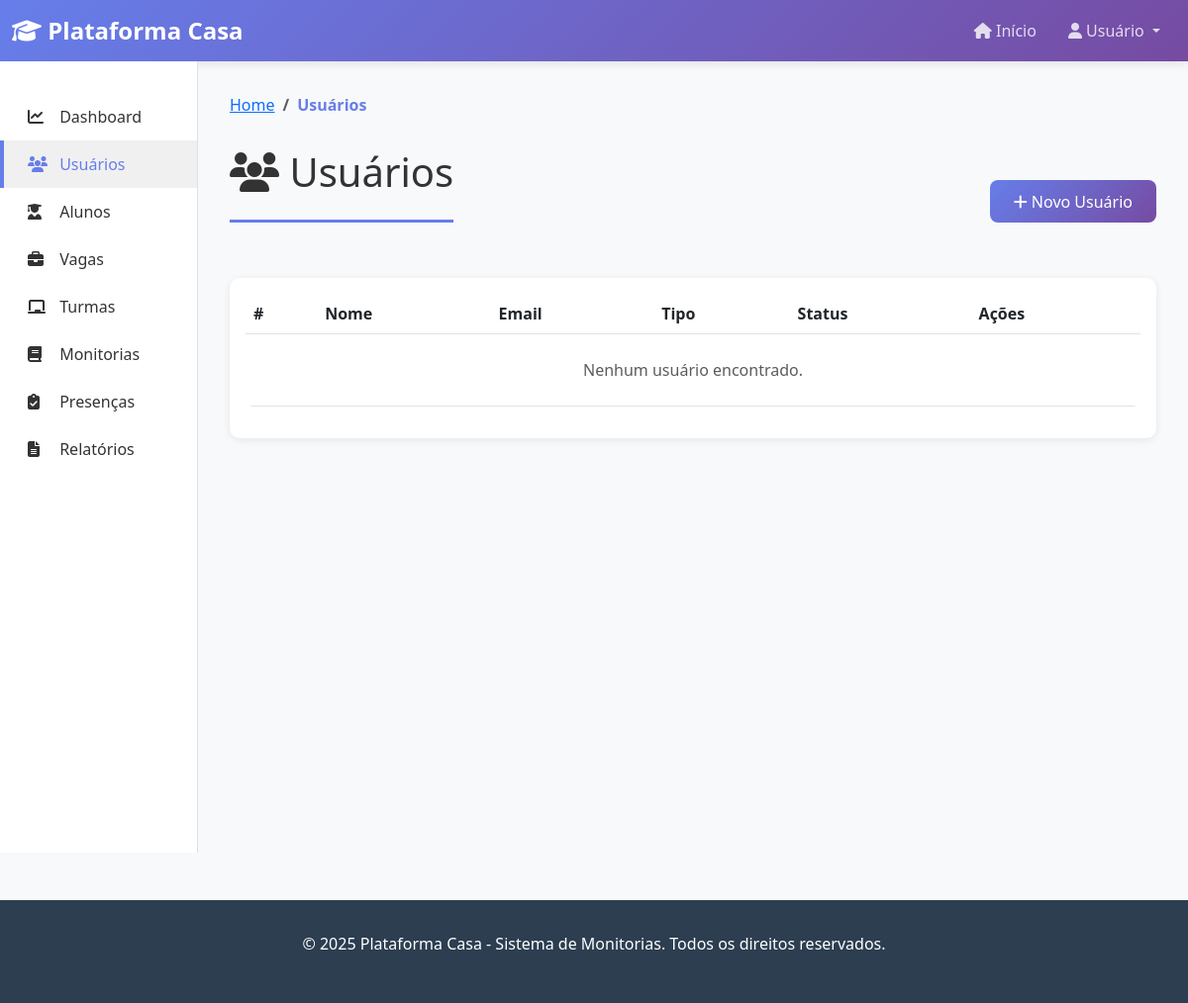
The app's page /usuarios/, older data.
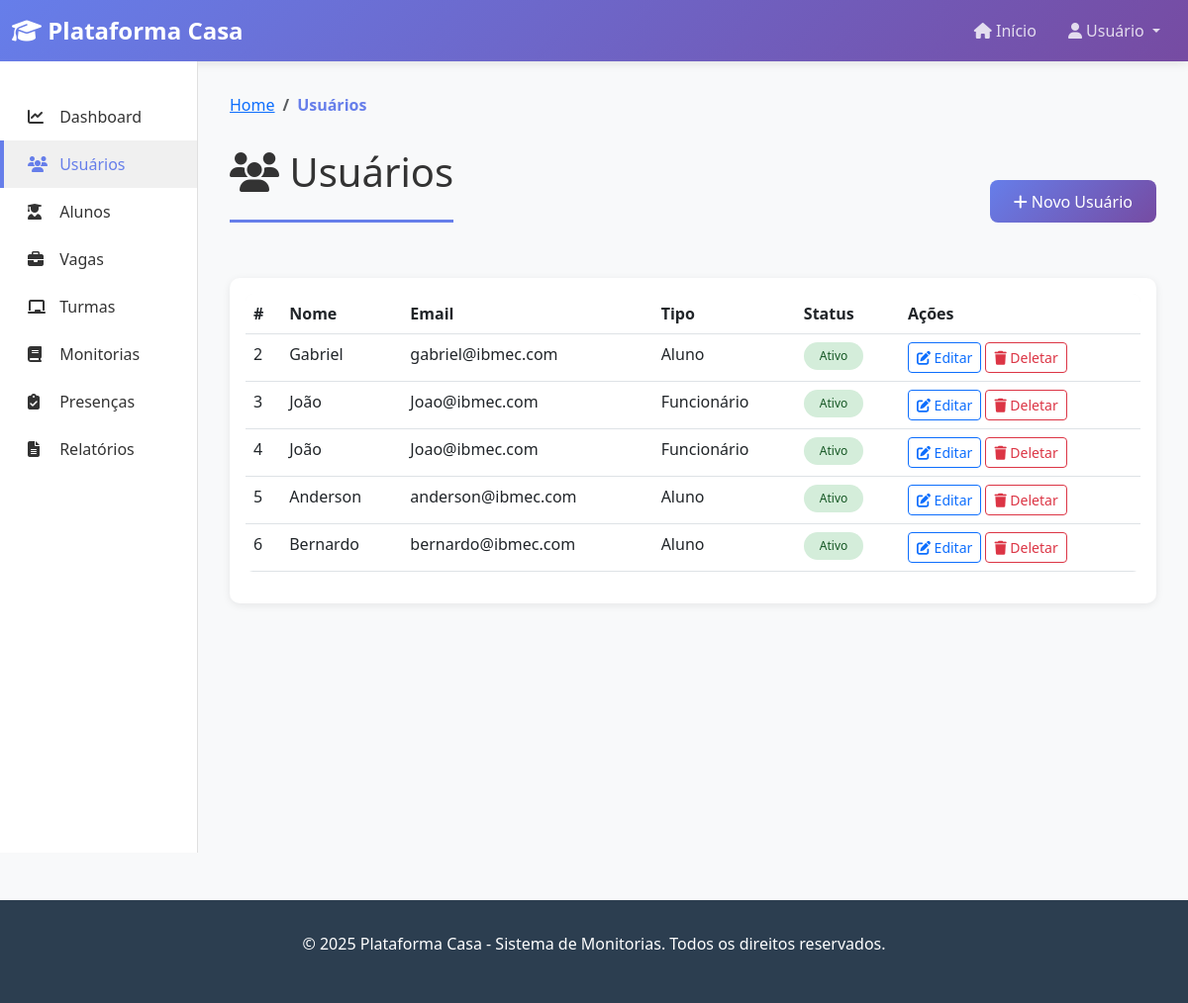
The same page, newer data.
### plataforma_Casa/models.py (models this page shows, shortened)
class Usuario(models.Model):
    nome = models.CharField(max_length=100)
    email = models.EmailField(max_length=100)
    tipo_usuario = models.ForeignKey(TipoUsuario, on_delete=models.CASCADE)
    ativo = models.BooleanField(default=True)

class TipoUsuario(models.Model):
    tipo = models.CharField(max_length=50)  # Ex: admin, professor, coordenador, aluno(ideal é ser por código(id))
    ativo = models.BooleanField(default=True)

### plataforma_Casa/views.py (the view)
# urls.py: path('usuarios/', views.listar_usuarios, name='listar_usuarios'),
def listar_usuarios(request):
    usuarios = Usuario.objects.all().select_related('tipo_usuario')
    tipo_filtro = request.GET.get('tipo')
    if tipo_filtro:
        usuarios = usuarios.filter(tipo_usuario__id=tipo_filtro)
    status_filtro = request.GET.get('status')
    if status_filtro:
        usuarios = usuarios.filter(ativo=(status_filtro == 'ativo'))
    context = {
        'usuarios': usuarios,
    }
    return render(request, 'usuarios/listar.html', context)

### plataforma_Casa/templates/usuarios/listar.html (shortened to what this page needs)
{% extends 'base.html' %}
{% block content %}
<nav aria-label="breadcrumb">
    <ol class="breadcrumb">
        <li class="breadcrumb-item"><a href="{% url 'dashboard' %}">Home</a></li>
        <li class="breadcrumb-item active">Usuários</li>
    </ol>
</nav>
<div class="d-flex justify-content-between align-items-center mb-4">
    <div class="page-title">
        <h1><i class="fas fa-users"></i> Usuários</h1>
    </div>
    <a href="{% url 'criar_usuario' %}" class="btn btn-primary">
        <i class="fas fa-plus"></i> Novo Usuário
    </a>
</div>
<div class="card">
    <div class="card-body">
        <div class="table-responsive">
            <table class="table table-hover">
                <thead>
                    <tr>
                        <th>#</th>
                        <th>Nome</th>
                        <th>Email</th>
                        <th>Tipo</th>
                        <th>Status</th>
                        <th>Ações</th>
                    </tr>
                </thead>
                <tbody>
                    {% for usuario in usuarios %}
                        <tr>
                            <td>{{ usuario.id }}</td>
                            <td>{{ usuario.nome }}</td>
                            <td>{{ usuario.email }}</td>
                            <td>{{ usuario.tipo_usuario.tipo }}</td>
                            <td>
                                <span class="badge {% if usuario.ativo %}status-active{% else %}status-inactive{% endif %}">
                                    {% if usuario.ativo %}Ativo{% else %}Inativo{% endif %}
                                </span>
                            </td>
                            <td>
                                <a href="{% url 'editar_usuario' usuario.id %}" class="btn btn-sm btn-outline-primary">
                                    <i class="fas fa-edit"></i> Editar
                                </a>
                                <a href="{% url 'deletar_usuario' usuario.id %}" class="btn btn-sm btn-outline-danger" onclick="return confirm('Tem certeza?')">
                                    <i class="fas fa-trash"></i> Deletar
                                </a>
                            </td>
                        </tr>
                    {% empty %}
                        <tr>
                            <td colspan="6" class="text-center text-muted py-4">
                                Nenhum usuário encontrado.
                            </td>
                        </tr>
                    {% endfor %}
                </tbody>
            </table>
        </div>
    </div>
</div>
{% endblock %}

### plataforma_Casa/templates/base.html (shortened to what this page needs)
<!DOCTYPE html>
<html lang="pt-br">
<head>
    <link rel="stylesheet" href="https://cdn.jsdelivr.net/npm/bootstrap@5.3.0/dist/css/bootstrap.min.css">
    <link rel="stylesheet" href="https://cdnjs.cloudflare.com/ajax/libs/font-awesome/6.4.0/css/all.min.css">
</head>
<body>
    <nav class="navbar navbar-expand-lg navbar-dark">
        <div class="container-fluid">
            <a class="navbar-brand" href="{% url 'dashboard' %}">
                <i class="fas fa-graduation-cap"></i> Plataforma Casa
            </a>
            <div class="collapse navbar-collapse" id="navbarNav">
                <ul class="navbar-nav ms-auto">
                    <li class="nav-item">
                        <a class="nav-link" href="{% url 'dashboard' %}">
                            <i class="fas fa-home"></i> Início
                        </a>
                    </li>
                    <li class="nav-item dropdown">
                        <a class="nav-link dropdown-toggle" href="#" id="navbarDropdown" role="button" data-bs-toggle="dropdown">
                            <i class="fas fa-user"></i> Usuário
                        </a>
                    </li>
                </ul>
            </div>
        </div>
    </nav>
    <div class="container-fluid">
        <div class="row">
            <nav class="col-md-2 sidebar d-none d-md-block">
                <div class="sidebar-content">
                    <a href="{% url 'dashboard' %}" class="sidebar-item {% if request.resolver_match.url_name == 'dashboard' %}active{% endif %}">
                        <i class="fas fa-chart-line"></i> Dashboard
                    </a>
                    <a href="{% url 'listar_usuarios' %}" class="sidebar-item {% if request.resolver_match.url_name == 'listar_usuarios' %}active{% endif %}">
                        <i class="fas fa-users"></i> Usuários
                    </a>
                    <a href="{% url 'listar_alunos' %}" class="sidebar-item {% if request.resolver_match.url_name == 'listar_alunos' %}active{% endif %}">
                        <i class="fas fa-user-graduate"></i> Alunos
                    </a>
                    <a href="{% url 'listar_vagas' %}" class="sidebar-item {% if request.resolver_match.url_name == 'listar_vagas' %}active{% endif %}">
                        <i class="fas fa-briefcase"></i> Vagas
                    </a>
                    <a href="{% url 'listar_turmas' %}" class="sidebar-item {% if request.resolver_match.url_name == 'listar_turmas' %}active{% endif %}">
                        <i class="fas fa-chalkboard"></i> Turmas
                    </a>
                    <a href="{% url 'listar_monitorias' %}" class="sidebar-item {% if request.resolver_match.url_name == 'listar_monitorias' %}active{% endif %}">
                        <i class="fas fa-book"></i> Monitorias
                    </a>
                    <a href="{% url 'listar_presencas' %}" class="sidebar-item {% if request.resolver_match.url_name == 'listar_presencas' %}active{% endif %}">
                        <i class="fas fa-clipboard-check"></i> Presenças
                    </a>
                    <a href="{% url 'listar_relatorios' %}" class="sidebar-item {% if request.resolver_match.url_name == 'listar_relatorios' %}active{% endif %}">
                        <i class="fas fa-file-alt"></i> Relatórios
                    </a>
                </div>
            </nav>
            <main class="col-md-10 main-content">
                {% block content %}{% endblock %}
            </main>
        </div>
    </div>
    <footer class="footer">
        <div class="container">
            <p>&copy; 2025 Plataforma Casa - Sistema de Monitorias. Todos os direitos reservados.</p>
        </div>
    </footer>
</body>
</html>

### plataforma_Casa/templates/base.html (style rules this page uses)
* { margin: 0; padding: 0; box-sizing: border-box; }
body { background-color: #f8f9fa; font-family: 'Segoe UI', Tahoma, Geneva, Verdana, sans-serif; }
.navbar { background: linear-gradient(135deg, #667eea 0%, #764ba2 100%); box-shadow: 0 2px 10px rgba(0,0,0,0.1); }
.navbar-brand { font-weight: 700; font-size: 1.5rem; color: white !important; }
.nav-link { color: rgba(255,255,255,0.8) !important; transition: all 0.3s ease; margin: 0 0.5rem; }
.sidebar { background: white; border-right: 1px solid #e0e0e0; min-height: 100vh; padding: 2rem 0; position: sticky; top: 0; }
.sidebar-item { padding: 0.75rem 1.5rem; color: #333; text-decoration: none; display: block; transition: all 0.3s ease; border-left: 4px solid transparent; }
.sidebar-item:hover, .sidebar-item.active { background-color: #f0f0f0; border-left-color: #667eea; color: #667eea; }
.sidebar-item i { margin-right: 0.5rem; width: 20px; }
.main-content { padding: 2rem; }
.card { border: none; border-radius: 10px; box-shadow: 0 2px 8px rgba(0,0,0,0.08); transition: all 0.3s ease; margin-bottom: 1.5rem; }
.btn-primary { background: linear-gradient(135deg, #667eea 0%, #764ba2 100%); border: none; border-radius: 8px; padding: 0.6rem 1.5rem; transition: all 0.3s ease; }
.table { background: white; border-radius: 8px; overflow: hidden; }
.table thead { background-color: #f8f9fa; font-weight: 600; color: #333; }
.badge { padding: 0.5rem 1rem; border-radius: 20px; font-weight: 500; }
.status-active { background-color: #d4edda; color: #155724; }
.footer { background-color: #2c3e50; color: white; padding: 2rem; text-align: center; margin-top: 3rem; }
.page-title { color: #333; font-weight: 700; margin-bottom: 2rem; border-bottom: 3px solid #667eea; padding-bottom: 1rem; }
.breadcrumb { background-color: transparent; padding: 0; margin-bottom: 2rem; }
.breadcrumb-item.active { color: #667eea; font-weight: 600; }

Row changes from the older to the newer data that the page shows:
added Usuario: id "2", nome "Gabriel", email "gabriel@ibmec.com", tipo_usuario.tipo "Aluno", ativo "Ativo"
added Usuario: id "3", nome "João", email "Joao@ibmec.com", tipo_usuario.tipo "Funcionário", ativo "Ativo"
added Usuario: id "4", nome "João", email "Joao@ibmec.com", tipo_usuario.tipo "Funcionário", ativo "Ativo"
added Usuario: id "5", nome "Anderson", email "anderson@ibmec.com", tipo_usuario.tipo "Aluno", ativo "Ativo"
added Usuario: id "6", nome "Bernardo", email "bernardo@ibmec.com", tipo_usuario.tipo "Aluno", ativo "Ativo"
Text that changed along with them:
text no longer shown: "Nenhum usuário encontrado."
